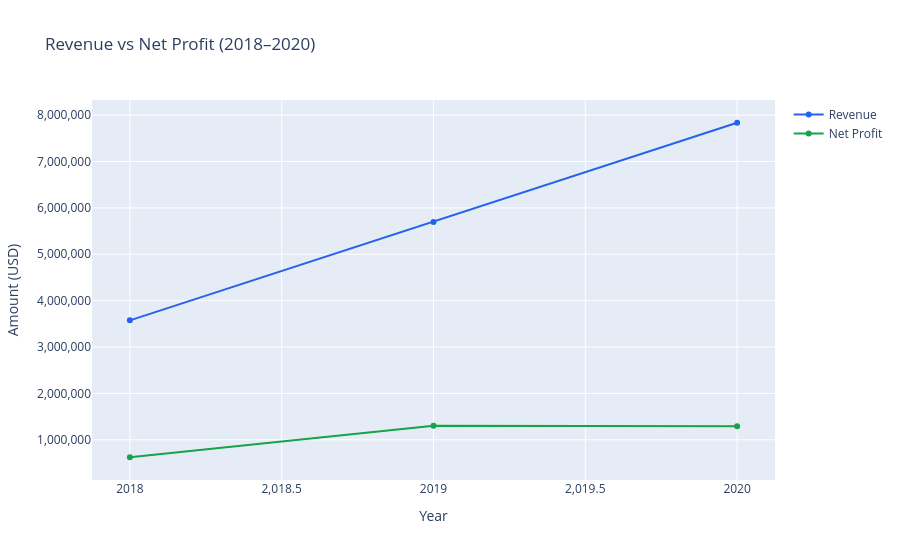

Here is the notebook cell this chart was saved with:
### Markdown cell above
### Line Chart: Revenue vs. Net Profit

### Code cell
pivot = annual.groupby(['Year', 'SubClass'])['Amount'].sum().unstack('SubClass').fillna(0)
pivot['Revenue']    = pivot['Sales']
pivot['Net Profit'] = (pivot['Sales'] + pivot['Cost of Sales'] +
                       pivot['Operating Expenses'] + pivot['Depreciation & Amortization'] +
                       pivot['Interest Income'] + pivot['Interest Expense'] +
                       pivot['Dividend Income'] + pivot['Exchange Loss/Gain'] +
                       pivot['Gain/Loss on Sales of Asset'] + pivot['Taxation'])

line_df = pivot[['Revenue', 'Net Profit']].reset_index()
line_df = line_df.melt(id_vars='Year', var_name='Metric', value_name='Amount')


fig = px.line(
    line_df,
    x='Year',
    y='Amount',
    color='Metric',
    markers=True,
    title='Revenue vs Net Profit (2018–2020)',
    labels={'Amount': 'Amount (USD)', 'Year': 'Year'},
    color_discrete_map={'Revenue': '#2563EB', 'Net Profit': '#16A34A'}
)

fig.update_layout(
    hovermode='x unified',
    yaxis_tickformat=',.0f',
    legend_title_text=''
)

fig.show()

### Figure 1 — Plotly figure (JSON) as saved in the notebook; plotly's stock layout.template omitted (floating-point values rounded to 4 significant figures)
{"data": [{"hovertemplate": "Metric=Revenue<br>Year=%{x}<br>Amount (USD)=%{y}<extra></extra>", "legendgroup": "Revenue", "line": {"color": "#2563EB", "dash": "solid"}, "marker": {"symbol": "circle"}, "mode": "lines+markers", "name": "Revenue", "orientation": "v", "showlegend": true, "type": "scatter", "x": [2018, 2019, 2020], "xaxis": "x", "y": [3575428, 5697845, 7835369], "yaxis": "y"}, {"hovertemplate": "Metric=Net Profit<br>Year=%{x}<br>Amount (USD)=%{y}<extra></extra>", "legendgroup": "Net Profit", "line": {"color": "#16A34A", "dash": "solid"}, "marker": {"symbol": "circle"}, "mode": "lines+markers", "name": "Net Profit", "orientation": "v", "showlegend": true, "type": "scatter", "x": [2018, 2019, 2020], "xaxis": "x", "y": [623856, 1303147, 1289945], "yaxis": "y"}], "layout": {"hovermode": "x unified", "legend": {"title": {"text": ""}, "tracegroupgap": 0}, "title": {"text": "Revenue vs Net Profit (2018–2020)"}, "xaxis": {"anchor": "y", "domain": [0, 1], "title": {"text": "Year"}}, "yaxis": {"anchor": "x", "domain": [0, 1], "tickformat": ",.0f", "title": {"text": "Amount (USD)"}}}}
